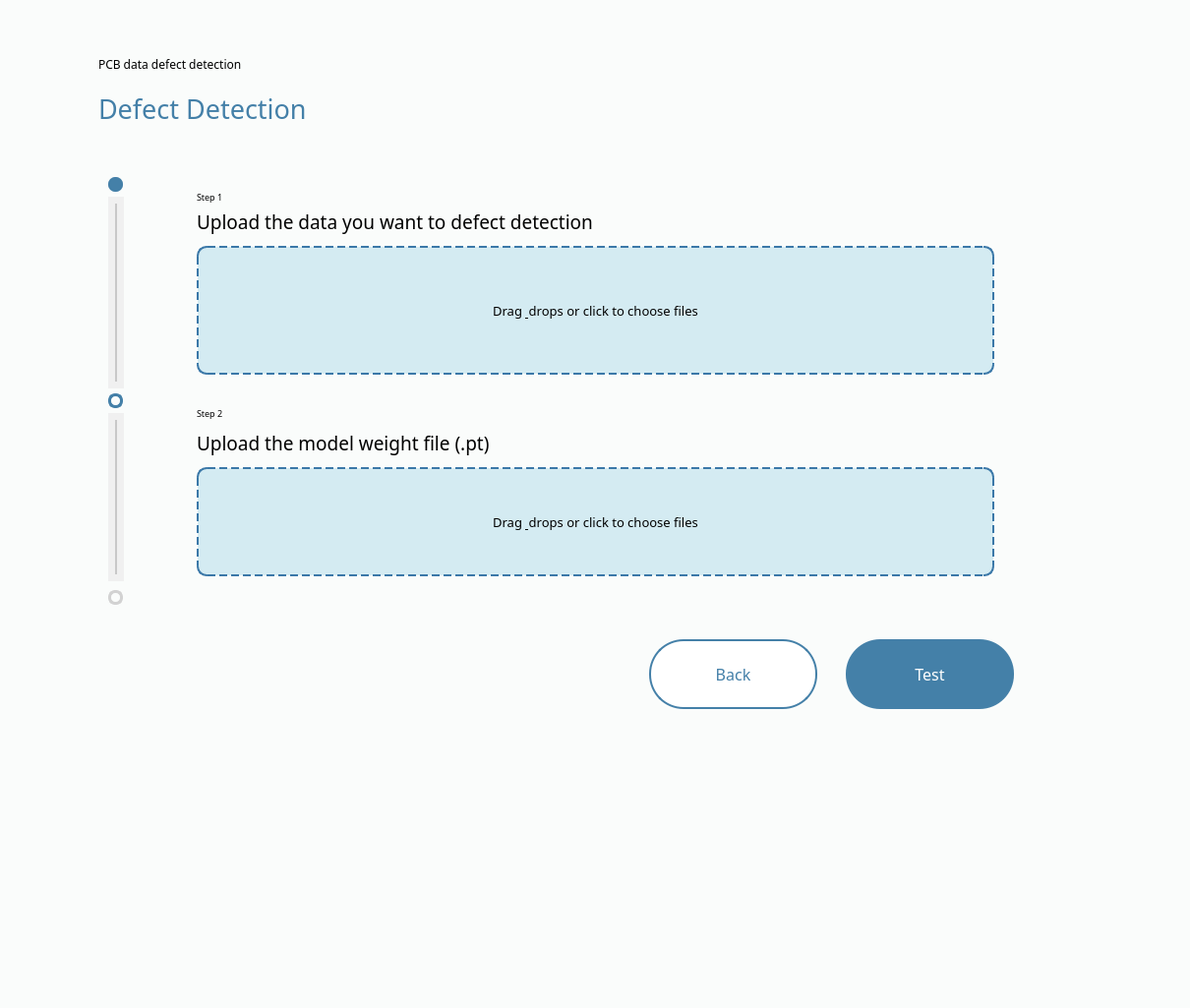
<?xml version="1.0" encoding="UTF-8"?>
<ui version="4.0">
 <class>MainWindow</class>
 <widget class="QMainWindow" name="MainWindow">
  <property name="geometry">
   <rect>
    <x>0</x>
    <y>0</y>
    <width>1210</width>
    <height>1025</height>
   </rect>
  </property>
  <property name="windowTitle">
   <string>MainWindow</string>
  </property>
  <property name="styleSheet">
   <string notr="true">background-color: #FAFCFB;</string>
  </property>
  <widget class="QWidget" name="centralwidget">
   <widget class="QStackedWidget" name="stackedWidget">
    <property name="geometry">
     <rect>
      <x>10</x>
      <y>0</y>
      <width>1200</width>
      <height>1000</height>
     </rect>
    </property>
    <property name="cursor">
     <cursorShape>ArrowCursor</cursorShape>
    </property>
    <widget class="QWidget" name="page">
     <widget class="QGroupBox" name="groupBox">
      <property name="geometry">
       <rect>
        <x>170</x>
        <y>170</y>
        <width>911</width>
        <height>571</height>
       </rect>
      </property>
      <property name="styleSheet">
       <string notr="true">border:none;
background-color: transparent;</string>
      </property>
      <property name="title">
       <string/>
      </property>
      <widget class="QLabel" name="label_3">
       <property name="geometry">
        <rect>
         <x>20</x>
         <y>20</y>
         <width>41</width>
         <height>21</height>
        </rect>
       </property>
       <property name="font">
        <font>
         <family>Bahnschrift Light</family>
         <pointsize>7</pointsize>
        </font>
       </property>
       <property name="styleSheet">
        <string notr="true">QLabel {
    border: none;
}
</string>
       </property>
       <property name="text">
        <string>Step 1</string>
       </property>
      </widget>
      <widget class="QPushButton" name="file_btn_2">
       <property name="geometry">
        <rect>
         <x>20</x>
         <y>305</y>
         <width>811</width>
         <height>111</height>
        </rect>
       </property>
       <property name="font">
        <font>
         <family>Bahnschrift Light</family>
         <pointsize>10</pointsize>
        </font>
       </property>
       <property name="styleSheet">
        <string notr="true">background-color: #d4ebf2;   /* 연한 블루-화이트 */
border-radius: 10px;
border: 2px dashed #3b78a8;  /* 중간 톤 블루 테두리 */
</string>
       </property>
       <property name="text">
        <string>Drag &amp; drops or click to choose files</string>
       </property>
      </widget>
      <widget class="QPushButton" name="file_btn">
       <property name="geometry">
        <rect>
         <x>20</x>
         <y>80</y>
         <width>811</width>
         <height>131</height>
        </rect>
       </property>
       <property name="font">
        <font>
         <family>Bahnschrift Light</family>
         <pointsize>10</pointsize>
        </font>
       </property>
       <property name="styleSheet">
        <string notr="true">background-color: #d4ebf2;   /* 연한 블루-화이트 */
border-radius: 10px;
border: 2px dashed #3b78a8;  /* 중간 톤 블루 테두리 */
</string>
       </property>
       <property name="text">
        <string>Drag &amp; drops or click to choose files</string>
       </property>
      </widget>
      <widget class="QLabel" name="label_4">
       <property name="geometry">
        <rect>
         <x>20</x>
         <y>40</y>
         <width>581</width>
         <height>31</height>
        </rect>
       </property>
       <property name="font">
        <font>
         <family>Bahnschrift Light</family>
         <pointsize>14</pointsize>
        </font>
       </property>
       <property name="styleSheet">
        <string notr="true">QLabel {
    border: none;
}
</string>
       </property>
       <property name="text">
        <string>Upload the data you want to defect detection</string>
       </property>
      </widget>
      <widget class="QLabel" name="label_7">
       <property name="geometry">
        <rect>
         <x>20</x>
         <y>260</y>
         <width>461</width>
         <height>41</height>
        </rect>
       </property>
       <property name="font">
        <font>
         <family>Bahnschrift Light</family>
         <pointsize>14</pointsize>
        </font>
       </property>
       <property name="styleSheet">
        <string notr="true">QLabel {
    border: none;
}
</string>
       </property>
       <property name="text">
        <string>Upload the model weight file (.pt)</string>
       </property>
      </widget>
      <widget class="QLabel" name="label_6">
       <property name="geometry">
        <rect>
         <x>20</x>
         <y>240</y>
         <width>41</width>
         <height>21</height>
        </rect>
       </property>
       <property name="font">
        <font>
         <family>Bahnschrift Light</family>
         <pointsize>7</pointsize>
        </font>
       </property>
       <property name="styleSheet">
        <string notr="true">QLabel {
    border: none;
}
</string>
       </property>
       <property name="text">
        <string>Step 2</string>
       </property>
      </widget>
      <widget class="QPushButton" name="next_btn">
       <property name="geometry">
        <rect>
         <x>680</x>
         <y>480</y>
         <width>171</width>
         <height>71</height>
        </rect>
       </property>
       <property name="font">
        <font>
         <family>Bahnschrift Light</family>
         <pointsize>12</pointsize>
         <weight>50</weight>
         <bold>false</bold>
        </font>
       </property>
       <property name="styleSheet">
        <string notr="true">QPushButton {
    background-color: #4480a8;           /* 기본: 블루 */
    border-radius: 35px;
    color: #FFFFFF;                      /* 텍스트: 화이트 */
}

QPushButton:hover {
    background-color: #5c9ec2;           /* hover 시 밝은 블루 */
    color: #e6f0fa;                      /* 텍스트는 은은한 블루-화이트 */
}
</string>
       </property>
       <property name="text">
        <string>Test</string>
       </property>
      </widget>
      <widget class="QPushButton" name="back_btn">
       <property name="geometry">
        <rect>
         <x>480</x>
         <y>480</y>
         <width>171</width>
         <height>71</height>
        </rect>
       </property>
       <property name="font">
        <font>
         <family>Bahnschrift Light</family>
         <pointsize>12</pointsize>
         <weight>50</weight>
         <bold>false</bold>
        </font>
       </property>
       <property name="styleSheet">
        <string notr="true">QPushButton {
    color: #4480a8;                      /* 텍스트 색상: 블루 */
    background-color: #FFFFFF;           /* 배경은 흰색 */
    border: 2px solid #4480a8;           /* 테두리: 블루 */
    border-radius: 35px;
}

QPushButton:hover {
    background-color: #e6f0fa;           /* hover 시 은은한 연블루 */
    color: #5c9ec2;                      /* hover 시 밝은 블루 */
    border: 2px solid #5c9ec2;           /* 테두리도 밝은 블루 */
}
</string>
       </property>
       <property name="text">
        <string>Back</string>
       </property>
      </widget>
     </widget>
     <widget class="QWidget" name="widget" native="true">
      <property name="geometry">
       <rect>
        <x>100</x>
        <y>170</y>
        <width>41</width>
        <height>521</height>
       </rect>
      </property>
      <widget class="QWidget" name="progress_3" native="true">
       <property name="geometry">
        <rect>
         <x>0</x>
         <y>430</y>
         <width>15</width>
         <height>15</height>
        </rect>
       </property>
       <property name="styleSheet">
        <string notr="true">background: transparent;
border-radius: 7px;
border: 3px solid rgb(210,210,210);</string>
       </property>
      </widget>
      <widget class="QWidget" name="progress_1" native="true">
       <property name="geometry">
        <rect>
         <x>0</x>
         <y>10</y>
         <width>15</width>
         <height>15</height>
        </rect>
       </property>
       <property name="styleSheet">
        <string notr="true">background: #4480a8;
border-radius: 7px;
border: 0px solid rgb(255,255,255);</string>
       </property>
      </widget>
      <widget class="QWidget" name="progress_2" native="true">
       <property name="geometry">
        <rect>
         <x>0</x>
         <y>230</y>
         <width>15</width>
         <height>15</height>
        </rect>
       </property>
       <property name="styleSheet">
        <string notr="true">background: transparent;
border-radius: 7px;
border: 3px solid #4480a8;</string>
       </property>
      </widget>
      <widget class="Line" name="line">
       <property name="geometry">
        <rect>
         <x>0</x>
         <y>30</y>
         <width>16</width>
         <height>195</height>
        </rect>
       </property>
       <property name="styleSheet">
        <string notr="true">background-color: rgb(200, 200,200);
border: 7.4px solid rgb(240, 240, 240);</string>
       </property>
       <property name="orientation">
        <enum>Qt::Vertical</enum>
       </property>
      </widget>
      <widget class="Line" name="line_2">
       <property name="geometry">
        <rect>
         <x>0</x>
         <y>250</y>
         <width>16</width>
         <height>171</height>
        </rect>
       </property>
       <property name="styleSheet">
        <string notr="true">background-color: rgb(200, 200,200);
border: 7.4px solid rgb(240, 240, 240);</string>
       </property>
       <property name="orientation">
        <enum>Qt::Vertical</enum>
       </property>
      </widget>
     </widget>
     <widget class="QLabel" name="label">
      <property name="geometry">
       <rect>
        <x>90</x>
        <y>50</y>
        <width>351</width>
        <height>31</height>
       </rect>
      </property>
      <property name="font">
       <font>
        <family>Bahnschrift Light</family>
       </font>
      </property>
      <property name="text">
       <string>PCB data defect detection</string>
      </property>
     </widget>
     <widget class="QLabel" name="label_5">
      <property name="geometry">
       <rect>
        <x>90</x>
        <y>90</y>
        <width>321</width>
        <height>41</height>
       </rect>
      </property>
      <property name="font">
       <font>
        <family>Bahnschrift SemiBold</family>
        <pointsize>20</pointsize>
        <weight>50</weight>
        <bold>false</bold>
       </font>
      </property>
      <property name="styleSheet">
       <string notr="true">color: #4480a8;
</string>
      </property>
      <property name="text">
       <string>Defect Detection</string>
      </property>
      <property name="alignment">
       <set>Qt::AlignLeading|Qt::AlignLeft|Qt::AlignVCenter</set>
      </property>
     </widget>
    </widget>
    <widget class="QWidget" name="page_2"/>
   </widget>
  </widget>
  <widget class="QMenuBar" name="menubar">
   <property name="geometry">
    <rect>
     <x>0</x>
     <y>0</y>
     <width>1210</width>
     <height>31</height>
    </rect>
   </property>
  </widget>
  <widget class="QStatusBar" name="statusbar"/>
 </widget>
 <resources/>
 <connections/>
</ui>
